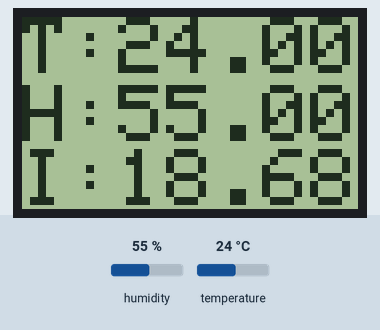
A sketch run on a simulated Arduino Uno, built with avr-gcc and run on an emulated ATmega328P. Parts: 84×48 one-colour display. The inputs (shaded band) are chosen by the test bench; at power-on: humidity 55 %, temperature 24 °C.

Above: at 18.0 s.
18.1 s: humidity set to 22 %
At 21.4 s:
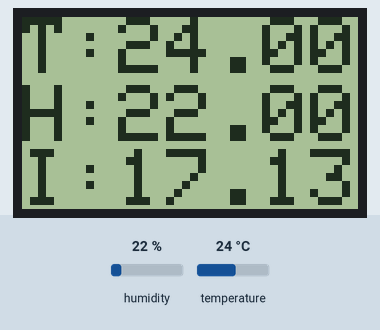
33.1 s: temperature set to 12 °C
At 41.8 s:
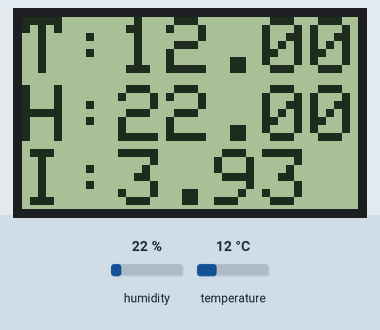
48.1 s: humidity set to 40 %
At 50.9 s:
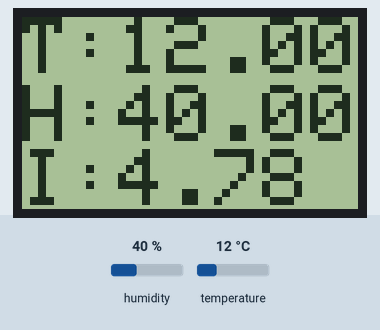
63.1 s: temperature set to 19 °C
At 71.3 s:
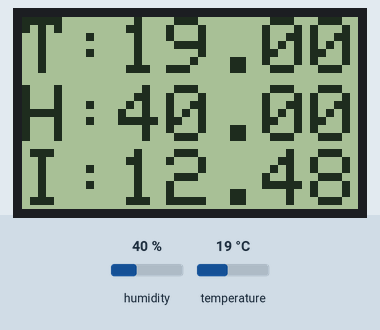
Timing chart, 0 to 72.8 s (numbered marks = the images above; inputs shaded):
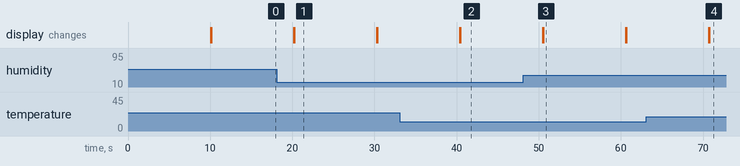

The sketch:

dht11_pcd8544.ino
```cpp
#include <SPI.h>
#include <DHT.h>
#include <Adafruit_GFX.h>
#include <Adafruit_PCD8544.h>

// Software SPI (slower updates, more flexible pin options):
// pin 7 - Serial clock out (SCLK)
// pin 6 - Serial data out (DIN)
// pin 5 - Data/Command select (D/C)
// pin 4 - LCD chip select (CS)
// pin 3 - LCD reset (RST)
Adafruit_PCD8544 display = Adafruit_PCD8544(7, 6, 5, 4, 3);


#define DHTPIN 2     // Digital pin connected to the DHT sensor
// Feather HUZZAH ESP8266 note: use pins 3, 4, 5, 12, 13 or 14 --
// Pin 15 can work but DHT must be disconnected during program upload.

// Uncomment whatever type you're using!
#define DHTTYPE DHT11   // DHT 11
//#define DHTTYPE DHT22   // DHT 22  (AM2302), AM2321
//#define DHTTYPE DHT21   // DHT 21 (AM2301)


DHT dht(DHTPIN, DHTTYPE);


void setup() {

    dht.begin();
    display.begin();
    display.setContrast(56); // 显示屏对比度,50~60之间最佳
    display.clearDisplay();

}


void loop() {

    delay(10000);
    display.clearDisplay();

    float hu = dht.readHumidity();
    float te = dht.readTemperature();

    if (isnan(hu) || isnan(te)) {
      return;
    }

    // compure heat index in Celsius
    float hi = dht.computeHeatIndex(te, hu);


    display.setTextSize(2);
    display.setTextColor(BLACK);


    display.setCursor(0, 0);
    display.println("T:");
    display.display();

    display.setCursor(24, 0);
    display.println(te);
    display.display();

    display.setCursor(0, 17);
    display.println("H:");
    display.display();

    display.setCursor(24, 17);
    display.println(hu);
    display.display();


    display.setCursor(0, 33);
    display.println("I:");
    display.display();

    display.setCursor(24, 33);
    display.println(hi);
    display.display();

}
```

Measured:
- after the input at 18.1 s, the display: first differs from a run without the input after 2.1 s (image 1)
- after the input at 33.1 s, the display: first differs from a run without the input after 7.3 s (image 2)
- after the input at 48.1 s, the display: first differs from a run without the input after 2.4 s (image 3)
- after the input at 63.1 s, the display: first differs from a run without the input after 7.7 s (image 4)
- what the display in image 1 shows lasts 10.1 s, from 20.2 s to 30.3 s
